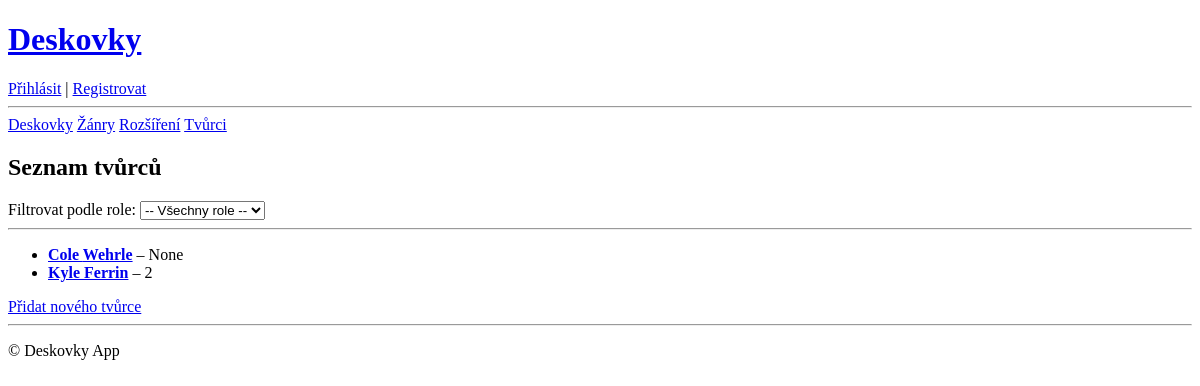
The page /tvurci/ on the database as committed earlier.
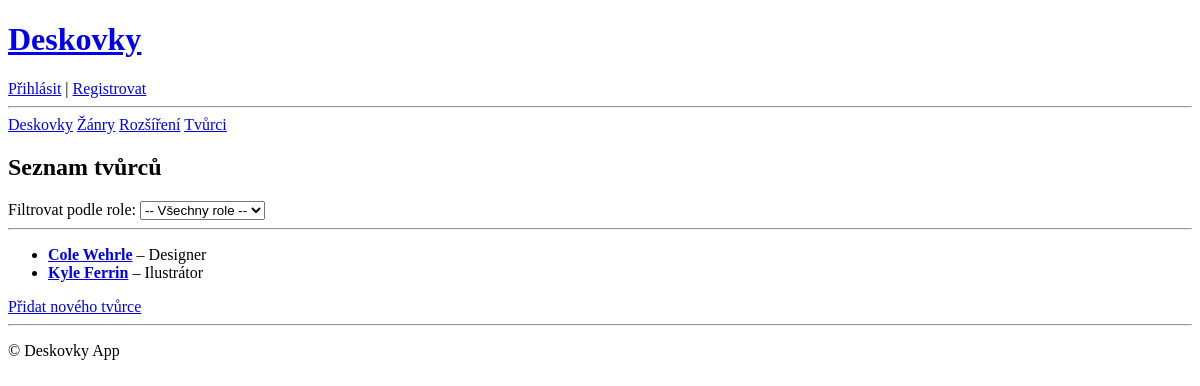
The same page on the database as committed later.
### library/models.py (models this page shows, shortened)
class Tvurci(models.Model):
    ROLE_CHOICES = [
        ('designer', 'Designer'),
        ('illustrator', 'Ilustrátor'),
    ]
    Jmeno = models.CharField(max_length=80, verbose_name='Jméno tvůrce', help_text='Zadejte jméno tvůrce')
    Prijmeni = models.CharField(max_length=80, verbose_name='Příjmení tvůrce', help_text='Zadejte příjmení tvůrce')
    role = models.CharField(max_length=20, choices=ROLE_CHOICES, verbose_name='Role',blank=True, null=True, help_text='Vyberte roli tvůrce')
    zivotopis = models.TextField(verbose_name='Životopis', help_text='Zadejte životopis tvůrce', blank=True, null=True)
    fotografie = models.ImageField(upload_to='tvurci', null=True, blank=True, verbose_name='Fotografie')
    class Meta:
        verbose_name = 'Tvůrce'
        verbose_name_plural = 'Tvůrci'

### library/views.py (the view)
# urls.py: path('tvurci/', views.tvurci_list, name='tvurci_list'),
def tvurci_list(request):
    role = request.GET.get('role')  # např. 'designer'
    tvurci = Tvurci.objects.all().order_by('Jmeno')
    if role:
        tvurci = tvurci.filter(role=role)
    role_choices = dict(Tvurci.ROLE_CHOICES)
    return render(request, 'tvurci/tvurci_list.html', {
        'tvurci': tvurci,
        'role': role,
        'role_choices': role_choices,
    })

### library/templates/tvurci/tvurci_list.html (shortened to what this page needs)
{% extends 'base.html' %}
{% block content %}
<h2>Seznam tvůrců</h2>
<form method="get">
    <label for="role">Filtrovat podle role:</label>
    <select name="role" id="role" onchange="this.form.submit()">
        <option value="">-- Všechny role --</option>
    </select>
</form>
<hr>
<ul>
    {% for tvurce in tvurci %}
        <li>
            <strong><a href="{% url 'tvurci_detail' tvurce.pk %}">{{ tvurce.Jmeno }} {{ tvurce.Prijmeni }}</a> </strong> – {{ tvurce.get_role_display }}
        </li>
    {% empty %}
        <li>Žádní tvůrci nebyli nalezeni.</li>
    {% endfor %}
</ul>
<a href="{% url 'tvurci_create' %}">Přidat nového tvůrce</a>
{% endblock %}

### library/templates/base.html (shortened to what this page needs)
<!DOCTYPE html>
{% load static %}
<html lang="cs">
<head>
    <link rel="stylesheet" href="{% static 'css/style.css' %}">
</head>
<body>
    <header>
        <h1><a href="{% url 'index' %}">Deskovky</a></h1>
        {% if user.is_authenticated %}
            <p>Přihlášen: {{ user.username }} | <a href="{% url 'logout' %}">Odhlásit</a></p>
        {% else %}
            <a href="{% url 'login' %}">Přihlásit</a> |
            <a href="{% url 'register' %}">Registrovat</a>
        {% endif %}
        <hr>
        <a href="{% url 'deskovka_list'%}">Deskovky</a>
        <a href="{% url 'zanr_list'%}">Žánry</a>
        <a href="{% url 'rozsireni_list'%}">Rozšíření</a>
        <a href="{% url 'tvurci_list'%}">Tvůrci</a>
    </header>
    <main>
        {% block content %}{% endblock %}
    </main>
    <footer>
        <hr>
        <p>&copy; {{ year }} Deskovky App</p>
    </footer>
</body>
</html>

Rows that differ between the two databases and show on the page:
changed Tvurci "Cole": role "None" → "Designer"
changed Tvurci "Kyle": role "2" → "Ilustrátor"
